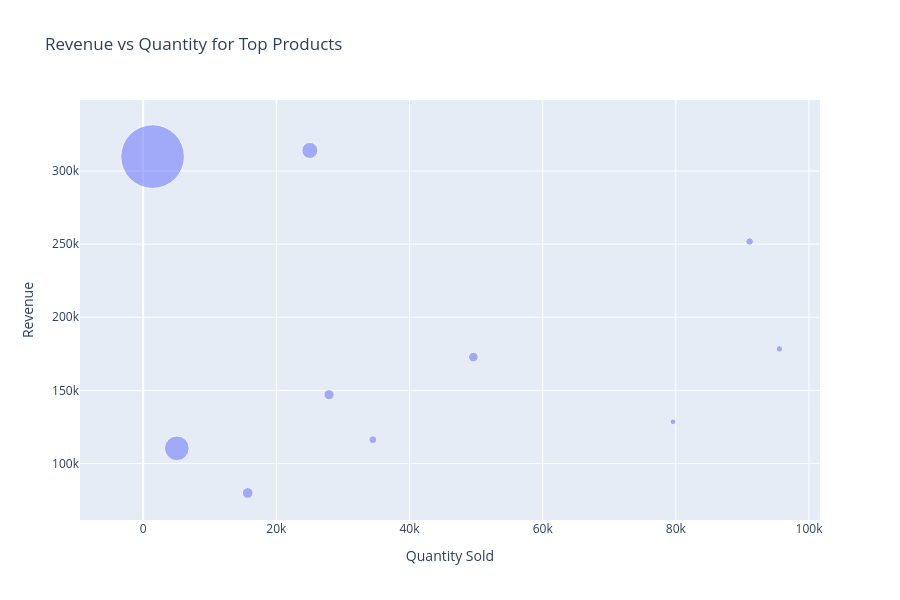

Notebook source saved alongside this figure:
### Code cell
fig = px.scatter(
    Qty_rev,
    x="Quantity",
    y="Revenue",
    size="UnitPrice",
    hover_name="Description",
    title="Revenue vs Quantity for Top Products",
    labels={
        "Quantity": "Quantity Sold",
        "Revenue": "Revenue"
    },
    size_max=45
)

fig.update_traces(
    opacity=0.75
)

fig.update_layout(
    height=600
)

fig.show()

### Figure 1 — Plotly figure (JSON) as saved in the notebook; plotly's stock layout.template omitted (floating-point values rounded to 4 significant figures)
{"data": [{"hovertemplate": "<b>%{hovertext}</b><br><br>Quantity Sold=%{x}<br>Revenue=%{y}<br>UnitPrice=%{marker.size}<extra></extra>", "hovertext": ["REGENCY CAKESTAND 3 TIER", "DOTCOM POSTAGE", "WHITE HANGING HEART T-LIGHT HOLDER", "JUMBO BAG RED WHITE SPOTTY ", "mailout", "PARTY BUNTING", "ASSORTED COLOUR BIRD ORNAMENT", "PAPER CHAIN KIT 50'S CHRISTMAS ", "POSTAGE", "CHILLI LIGHTS"], "legendgroup": "", "marker": {"color": "#636efa", "size": [14.02, 218.5, 3.129, 2.321, 5.025, 5.71, 1.858, 3.365, 32.96, 6.265], "sizemode": "area", "sizeref": 0.1079, "symbol": "circle"}, "mode": "markers", "name": "", "opacity": 0.75, "orientation": "v", "showlegend": false, "type": "scatter", "x": [25028, 1412, 91082, 95544, 49585, 27915, 79571, 34494, 5061, 15696], "xaxis": "x", "y": [314000.0, 309800.0, 251800.0, 178400.0, 172800.0, 147100.0, 128600.0, 116300.0, 110400.0, 79910.0], "yaxis": "y"}], "layout": {"height": 600, "legend": {"itemsizing": "constant", "tracegroupgap": 0}, "title": {"text": "Revenue vs Quantity for Top Products"}, "xaxis": {"anchor": "y", "domain": [0, 1], "title": {"text": "Quantity Sold"}}, "yaxis": {"anchor": "x", "domain": [0, 1], "title": {"text": "Revenue"}}}}
